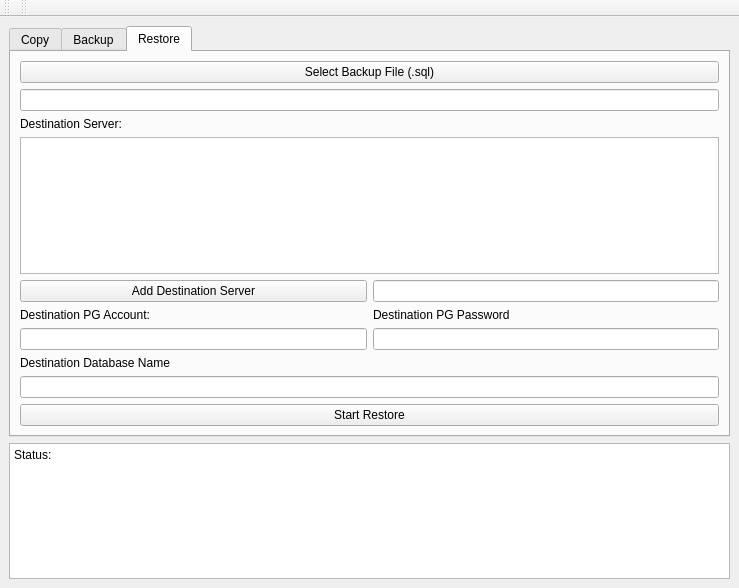
<?xml version="1.0" encoding="UTF-8"?>
<ui version="4.0">
 <class>MainWindow</class>
 <widget class="QMainWindow" name="MainWindow">
  <property name="geometry">
   <rect>
    <x>0</x>
    <y>0</y>
    <width>739</width>
    <height>588</height>
   </rect>
  </property>
  <property name="windowTitle">
   <string>MainWindow</string>
  </property>
  <widget class="QWidget" name="centralwidget">
   <layout class="QGridLayout" name="gridLayout">
    <item row="2" column="0">
     <widget class="QTextEdit" name="Txt_Status">
      <property name="readOnly">
       <bool>true</bool>
      </property>
      <property name="html">
       <string>&lt;!DOCTYPE HTML PUBLIC &quot;-//W3C//DTD HTML 4.0//EN&quot; &quot;http://www.w3.org/TR/REC-html40/strict.dtd&quot;&gt;
&lt;html&gt;&lt;head&gt;&lt;meta name=&quot;qrichtext&quot; content=&quot;1&quot; /&gt;&lt;style type=&quot;text/css&quot;&gt;
p, li { white-space: pre-wrap; }
&lt;/style&gt;&lt;/head&gt;&lt;body style=&quot; font-family:'Sans Serif'; font-size:9pt; font-weight:400; font-style:normal;&quot;&gt;
&lt;p style=&quot; margin-top:0px; margin-bottom:0px; margin-left:0px; margin-right:0px; -qt-block-indent:0; text-indent:0px;&quot;&gt;&lt;span style=&quot; font-family:'Ubuntu';&quot;&gt;Status:&lt;/span&gt;&lt;/p&gt;&lt;/body&gt;&lt;/html&gt;</string>
      </property>
     </widget>
    </item>
    <item row="1" column="0">
     <widget class="QTabWidget" name="tabWidget">
      <property name="currentIndex">
       <number>2</number>
      </property>
      <widget class="QWidget" name="tab_copy">
       <attribute name="title">
        <string>Copy</string>
       </attribute>
       <layout class="QGridLayout" name="gridLayout_2">
        <item row="0" column="0">
         <layout class="QVBoxLayout" name="verticalLayout_14">
          <item>
           <layout class="QVBoxLayout" name="verticalLayout_7">
            <item>
             <layout class="QHBoxLayout" name="horizontalLayout_5">
              <item>
               <layout class="QVBoxLayout" name="verticalLayout">
                <item>
                 <widget class="QLabel" name="label_4">
                  <property name="text">
                   <string>Source Server:</string>
                  </property>
                 </widget>
                </item>
                <item>
                 <widget class="QListWidget" name="Copy_list_Src"/>
                </item>
               </layout>
              </item>
              <item>
               <layout class="QVBoxLayout" name="verticalLayout_3">
                <item>
                 <widget class="QLabel" name="label_5">
                  <property name="text">
                   <string>Destination Server:</string>
                  </property>
                 </widget>
                </item>
                <item>
                 <widget class="QListWidget" name="Copy_list_Dest"/>
                </item>
               </layout>
              </item>
             </layout>
            </item>
            <item>
             <layout class="QHBoxLayout" name="horizontalLayout">
              <item>
               <widget class="QPushButton" name="Copy_Btn_ServerAdd">
                <property name="text">
                 <string>Add Server to List</string>
                </property>
               </widget>
              </item>
              <item>
               <widget class="QLineEdit" name="Copy_Line_ServerAdd"/>
              </item>
             </layout>
            </item>
            <item>
             <layout class="QHBoxLayout" name="horizontalLayout_4">
              <item>
               <layout class="QHBoxLayout" name="horizontalLayout_2">
                <item>
                 <layout class="QVBoxLayout" name="verticalLayout_2">
                  <item>
                   <widget class="QLabel" name="label">
                    <property name="text">
                     <string>Source PG Account:</string>
                    </property>
                   </widget>
                  </item>
                  <item>
                   <widget class="QLineEdit" name="Copy_Line_SrcAcc">
                    <property name="text">
                     <string/>
                    </property>
                   </widget>
                  </item>
                 </layout>
                </item>
                <item>
                 <layout class="QVBoxLayout" name="verticalLayout_4">
                  <item>
                   <widget class="QLabel" name="label_2">
                    <property name="text">
                     <string>Source PG Password</string>
                    </property>
                   </widget>
                  </item>
                  <item>
                   <widget class="QLineEdit" name="Copy_Line_SrcPass">
                    <property name="inputMethodHints">
                     <set>Qt::ImhHiddenText|Qt::ImhNoAutoUppercase|Qt::ImhNoPredictiveText|Qt::ImhSensitiveData</set>
                    </property>
                    <property name="text">
                     <string/>
                    </property>
                    <property name="echoMode">
                     <enum>QLineEdit::Password</enum>
                    </property>
                   </widget>
                  </item>
                 </layout>
                </item>
               </layout>
              </item>
              <item>
               <layout class="QHBoxLayout" name="horizontalLayout_3">
                <item>
                 <layout class="QVBoxLayout" name="verticalLayout_5">
                  <item>
                   <widget class="QLabel" name="label_3">
                    <property name="text">
                     <string>Destination PG Account:</string>
                    </property>
                   </widget>
                  </item>
                  <item>
                   <widget class="QLineEdit" name="Copy_Line_DestAcc">
                    <property name="text">
                     <string/>
                    </property>
                   </widget>
                  </item>
                 </layout>
                </item>
                <item>
                 <layout class="QVBoxLayout" name="verticalLayout_6">
                  <item>
                   <widget class="QLabel" name="label_6">
                    <property name="text">
                     <string>Destination PG Password</string>
                    </property>
                   </widget>
                  </item>
                  <item>
                   <widget class="QLineEdit" name="Copy_Line_DestPass">
                    <property name="text">
                     <string/>
                    </property>
                    <property name="echoMode">
                     <enum>QLineEdit::Password</enum>
                    </property>
                   </widget>
                  </item>
                 </layout>
                </item>
               </layout>
              </item>
             </layout>
            </item>
            <item>
             <layout class="QVBoxLayout" name="verticalLayout_10" stretch="1,1">
              <item>
               <layout class="QHBoxLayout" name="horizontalLayout_6">
                <item>
                 <layout class="QVBoxLayout" name="verticalLayout_8">
                  <item>
                   <widget class="QLabel" name="label_7">
                    <property name="text">
                     <string>Source Database Name</string>
                    </property>
                   </widget>
                  </item>
                  <item>
                   <widget class="QLineEdit" name="Copy_Line_SrcDB">
                    <property name="text">
                     <string/>
                    </property>
                   </widget>
                  </item>
                 </layout>
                </item>
                <item>
                 <layout class="QVBoxLayout" name="verticalLayout_9">
                  <item>
                   <widget class="QLabel" name="label_8">
                    <property name="text">
                     <string>Destination Database Name</string>
                    </property>
                   </widget>
                  </item>
                  <item>
                   <widget class="QLineEdit" name="Copy_Line_DestDB">
                    <property name="text">
                     <string/>
                    </property>
                   </widget>
                  </item>
                 </layout>
                </item>
               </layout>
              </item>
              <item alignment="Qt::AlignHCenter">
               <widget class="QCheckBox" name="Copy_Check_DBSameName">
                <property name="text">
                 <string>Source DB Name = Destination DB Name</string>
                </property>
                <property name="checked">
                 <bool>true</bool>
                </property>
               </widget>
              </item>
             </layout>
            </item>
           </layout>
          </item>
          <item>
           <widget class="QPushButton" name="Copy_Btn_RunCopy">
            <property name="text">
             <string>Start Transfer</string>
            </property>
           </widget>
          </item>
         </layout>
        </item>
       </layout>
      </widget>
      <widget class="QWidget" name="tab_backup">
       <attribute name="title">
        <string>Backup</string>
       </attribute>
       <layout class="QGridLayout" name="gridLayout_6">
        <item row="0" column="0">
         <layout class="QVBoxLayout" name="verticalLayout_41" stretch="2,0,0">
          <property name="sizeConstraint">
           <enum>QLayout::SetMinAndMaxSize</enum>
          </property>
          <item>
           <layout class="QHBoxLayout" name="horizontalLayout_25">
            <item>
             <layout class="QVBoxLayout" name="verticalLayout_42">
              <item>
               <widget class="QLabel" name="label_33">
                <property name="text">
                 <string>Source Server:</string>
                </property>
               </widget>
              </item>
              <item>
               <widget class="QListWidget" name="Backup_list_Src"/>
              </item>
              <item>
               <layout class="QHBoxLayout" name="horizontalLayout_26" stretch="2,2">
                <item>
                 <widget class="QPushButton" name="Backup_Btn_ServerAdd">
                  <property name="text">
                   <string>Add Source Server</string>
                  </property>
                 </widget>
                </item>
                <item>
                 <widget class="QLineEdit" name="Backup_Line_ServerAdd"/>
                </item>
               </layout>
              </item>
              <item>
               <layout class="QHBoxLayout" name="horizontalLayout_27">
                <item>
                 <layout class="QVBoxLayout" name="verticalLayout_43">
                  <item>
                   <widget class="QLabel" name="label_34">
                    <property name="text">
                     <string>Source PG Account:</string>
                    </property>
                   </widget>
                  </item>
                  <item>
                   <widget class="QLineEdit" name="Backup_Line_SrcAcc">
                    <property name="text">
                     <string/>
                    </property>
                   </widget>
                  </item>
                 </layout>
                </item>
                <item>
                 <layout class="QVBoxLayout" name="verticalLayout_44">
                  <item>
                   <widget class="QLabel" name="label_35">
                    <property name="text">
                     <string>Source PG Password</string>
                    </property>
                   </widget>
                  </item>
                  <item>
                   <widget class="QLineEdit" name="Backup_Line_SrcPass">
                    <property name="inputMethodHints">
                     <set>Qt::ImhHiddenText|Qt::ImhNoAutoUppercase|Qt::ImhNoPredictiveText|Qt::ImhSensitiveData</set>
                    </property>
                    <property name="text">
                     <string/>
                    </property>
                    <property name="echoMode">
                     <enum>QLineEdit::Password</enum>
                    </property>
                   </widget>
                  </item>
                 </layout>
                </item>
               </layout>
              </item>
             </layout>
            </item>
           </layout>
          </item>
          <item>
           <layout class="QVBoxLayout" name="verticalLayout_48" stretch="1">
            <item>
             <layout class="QHBoxLayout" name="horizontalLayout_30">
              <item>
               <layout class="QVBoxLayout" name="verticalLayout_49">
                <item>
                 <widget class="QLabel" name="label_39">
                  <property name="text">
                   <string>Source Database Name</string>
                  </property>
                 </widget>
                </item>
                <item>
                 <widget class="QLineEdit" name="Backup_Line_SrcDB">
                  <property name="text">
                   <string/>
                  </property>
                 </widget>
                </item>
               </layout>
              </item>
             </layout>
            </item>
           </layout>
          </item>
          <item>
           <widget class="QPushButton" name="Backup_Btn_RunBackup">
            <property name="text">
             <string>Start Backup</string>
            </property>
           </widget>
          </item>
         </layout>
        </item>
       </layout>
      </widget>
      <widget class="QWidget" name="tab_restore1">
       <attribute name="title">
        <string>Restore</string>
       </attribute>
       <layout class="QGridLayout" name="gridLayout_3">
        <item row="0" column="0">
         <layout class="QVBoxLayout" name="verticalLayout_27">
          <item>
           <widget class="QPushButton" name="Restore_Btn_File">
            <property name="text">
             <string>Select Backup File (.sql)</string>
            </property>
           </widget>
          </item>
          <item>
           <widget class="QLineEdit" name="Restore_Line_File">
            <property name="readOnly">
             <bool>true</bool>
            </property>
           </widget>
          </item>
          <item>
           <widget class="QLabel" name="label_48">
            <property name="text">
             <string>Destination Server:</string>
            </property>
           </widget>
          </item>
          <item>
           <widget class="QListWidget" name="Restore_list_Dest"/>
          </item>
          <item>
           <layout class="QHBoxLayout" name="horizontalLayout_38" stretch="2,2">
            <item>
             <widget class="QPushButton" name="Restore_Btn_ServerAdd">
              <property name="text">
               <string>Add Destination Server</string>
              </property>
             </widget>
            </item>
            <item>
             <widget class="QLineEdit" name="Restore_Line_ServerAdd"/>
            </item>
           </layout>
          </item>
          <item>
           <layout class="QHBoxLayout" name="horizontalLayout_7">
            <item>
             <layout class="QVBoxLayout" name="verticalLayout_11">
              <item>
               <widget class="QLabel" name="label_9">
                <property name="text">
                 <string>Destination PG Account:</string>
                </property>
               </widget>
              </item>
              <item>
               <widget class="QLineEdit" name="Restore_Line_DestAcc">
                <property name="text">
                 <string/>
                </property>
               </widget>
              </item>
             </layout>
            </item>
            <item>
             <layout class="QVBoxLayout" name="verticalLayout_12">
              <item>
               <widget class="QLabel" name="label_10">
                <property name="text">
                 <string>Destination PG Password</string>
                </property>
               </widget>
              </item>
              <item>
               <widget class="QLineEdit" name="Restore_Line_DestPass">
                <property name="text">
                 <string/>
                </property>
                <property name="echoMode">
                 <enum>QLineEdit::Password</enum>
                </property>
               </widget>
              </item>
             </layout>
            </item>
           </layout>
          </item>
          <item>
           <layout class="QVBoxLayout" name="verticalLayout_13">
            <item>
             <widget class="QLabel" name="label_11">
              <property name="text">
               <string>Destination Database Name</string>
              </property>
             </widget>
            </item>
            <item>
             <widget class="QLineEdit" name="Restore_Line_DestDB">
              <property name="text">
               <string/>
              </property>
             </widget>
            </item>
           </layout>
          </item>
          <item>
           <widget class="QPushButton" name="Restore_Btn_RunRestore">
            <property name="text">
             <string>Start Restore</string>
            </property>
           </widget>
          </item>
         </layout>
        </item>
       </layout>
      </widget>
     </widget>
    </item>
   </layout>
  </widget>
  <widget class="QToolBar" name="toolBar">
   <property name="windowTitle">
    <string>toolBar</string>
   </property>
   <attribute name="toolBarArea">
    <enum>TopToolBarArea</enum>
   </attribute>
   <attribute name="toolBarBreak">
    <bool>false</bool>
   </attribute>
  </widget>
  <widget class="QToolBar" name="toolBar_2">
   <property name="windowTitle">
    <string>toolBar_2</string>
   </property>
   <attribute name="toolBarArea">
    <enum>TopToolBarArea</enum>
   </attribute>
   <attribute name="toolBarBreak">
    <bool>false</bool>
   </attribute>
  </widget>
  <action name="actionQuit">
   <property name="text">
    <string>Quit</string>
   </property>
  </action>
 </widget>
 <tabstops>
  <tabstop>tabWidget</tabstop>
  <tabstop>Copy_list_Src</tabstop>
  <tabstop>Copy_list_Dest</tabstop>
  <tabstop>Copy_Btn_ServerAdd</tabstop>
  <tabstop>Copy_Line_ServerAdd</tabstop>
  <tabstop>Copy_Line_SrcAcc</tabstop>
  <tabstop>Copy_Line_SrcPass</tabstop>
  <tabstop>Copy_Line_DestAcc</tabstop>
  <tabstop>Copy_Line_DestPass</tabstop>
  <tabstop>Copy_Line_SrcDB</tabstop>
  <tabstop>Copy_Check_DBSameName</tabstop>
  <tabstop>Copy_Line_DestDB</tabstop>
  <tabstop>Copy_Btn_RunCopy</tabstop>
  <tabstop>Backup_list_Src</tabstop>
  <tabstop>Backup_Btn_ServerAdd</tabstop>
  <tabstop>Backup_Line_ServerAdd</tabstop>
  <tabstop>Backup_Line_SrcAcc</tabstop>
  <tabstop>Backup_Line_SrcPass</tabstop>
  <tabstop>Backup_Line_SrcDB</tabstop>
  <tabstop>Backup_Btn_RunBackup</tabstop>
  <tabstop>Restore_Btn_File</tabstop>
  <tabstop>Restore_Line_File</tabstop>
  <tabstop>Restore_list_Dest</tabstop>
  <tabstop>Restore_Btn_ServerAdd</tabstop>
  <tabstop>Restore_Line_ServerAdd</tabstop>
  <tabstop>Restore_Line_DestAcc</tabstop>
  <tabstop>Restore_Line_DestPass</tabstop>
  <tabstop>Restore_Line_DestDB</tabstop>
  <tabstop>Restore_Btn_RunRestore</tabstop>
  <tabstop>Txt_Status</tabstop>
 </tabstops>
 <resources/>
 <connections>
  <connection>
   <sender>actionQuit</sender>
   <signal>activated()</signal>
   <receiver>MainWindow</receiver>
   <slot>close()</slot>
   <hints>
    <hint type="sourcelabel">
     <x>-1</x>
     <y>-1</y>
    </hint>
    <hint type="destinationlabel">
     <x>399</x>
     <y>299</y>
    </hint>
   </hints>
  </connection>
 </connections>
</ui>
